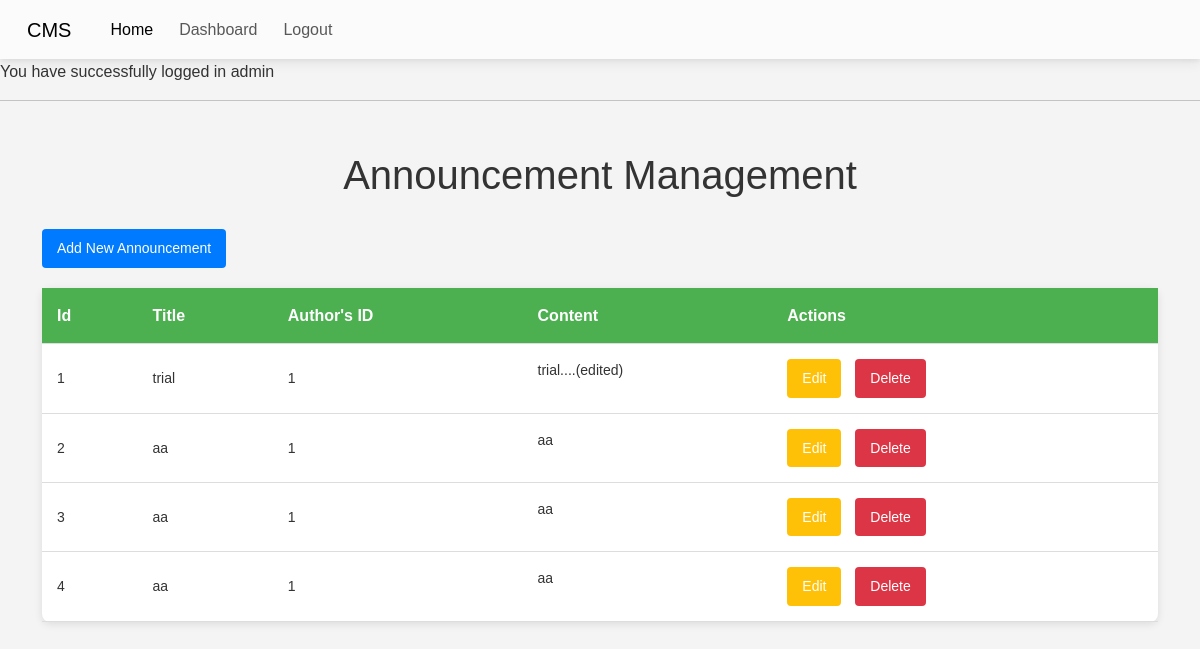
Screenshot of /posts.php (signed in) with the database file from the repository.
### tables this page shows
CREATE TABLE `posts` (
  `id` int(10) NOT NULL,
  `title` varchar(200) NOT NULL,
  `content` text NOT NULL,
  `author` int(11) NOT NULL,
  `date` date NOT NULL,
  `added` datetime NOT NULL DEFAULT current_timestamp()
);

### posts.php (the view, shortened to what this page needs)
<?php
include('includes/database.php');
include('includes/functions.php');
include('includes/header.php');
if ($stm = $connect->prepare('SELECT * FROM posts')) {
    $stm->execute();
    $result = $stm->get_result();
    ?>
    <!DOCTYPE html>
    <html lang="en">
    <head>
    </head>
    <body>
        <div class="container">
            <h1 class="display-1">Announcement Management</h1>
            <?php if ($_SESSION['role'] == 'admin') { ?>
                <a href="posts_add.php" class="btn-add">Add New Announcement</a>
            <?php } ?>
            <table>
                <thead>
                    <tr>
                        <th>Id</th>
                        <th>Title</th>
                        <th>Author's ID</th>
                        <th>Content</th>
                        <th>Actions</th>
                    </tr>
                </thead>
                <tbody>
                    <?php while ($record = mysqli_fetch_assoc($result)) { ?>
                        <tr>
                            <td><?php echo $record['id']; ?></td>
                            <td><?php echo $record['title']; ?></td>
                            <td><?php echo $record['author']; ?></td>
                            <td><?php echo $record['content']; ?></td>
                            <td>
                                <?php if ($_SESSION['role'] == 'admin') { ?>
                                    <a href="posts_edit.php?id=<?php echo $record['id']; ?>" class="btn-edit">Edit</a>
                                    <a href="posts.php?delete=<?php echo $record['id']; ?>" class="btn-delete">Delete</a>
                                <?php } else { ?>
                                    <span class="text-muted">Edit and Delete (Admin Only)</span>
                                <?php } ?>
                            </td>
                        </tr>
                    <?php } ?>
                </tbody>
            </table>
        </div>
    </body>
    </html>
    <?php
} else {
    echo 'Could not prepare statement!';
}
include('includes/footer.php');
?>

### posts.php (style rules this page uses)
body { font-family: 'Arial', sans-serif; background-color: #f4f4f4; margin: 0; padding: 0; color: #333; }
.container { margin-top: 50px; }
h1.display-1 { text-align: center; color: #333; margin-bottom: 30px; font-size: 2.5em; }
table { width: 100%; border-collapse: collapse; margin-bottom: 30px; background-color: white; border-radius: 8px; box-shadow: 0 2px 8px rgba(0, 0, 0, 0.1); }
table th, table td { padding: 15px; text-align: left; border-bottom: 1px solid #ddd; }
table th { background-color: #4CAF50; color: white; }
table td { font-size: 14px; }
a { padding: 8px 15px; font-size: 14px; border-radius: 4px; text-decoration: none; display: inline-block; margin-right: 10px; transition: background-color 0.3s; }
.btn-edit { background-color: #FFC107; color: white; }
.btn-delete { background-color: #dc3545; color: white; }
.btn-add { background-color: #007BFF; color: white; margin-bottom: 20px; }

### rows the page displays
posts: id "1", title "trial", author "1", content "trial....(edited)"
posts: id "2", title "aa", author "1", content "aa"
posts: id "3", title "aa", author "1", content "aa"
posts: id "4", title "aa", author "1", content "aa"

### other values shown
$_SESSION['message'] "You have successfully logged in admin"
